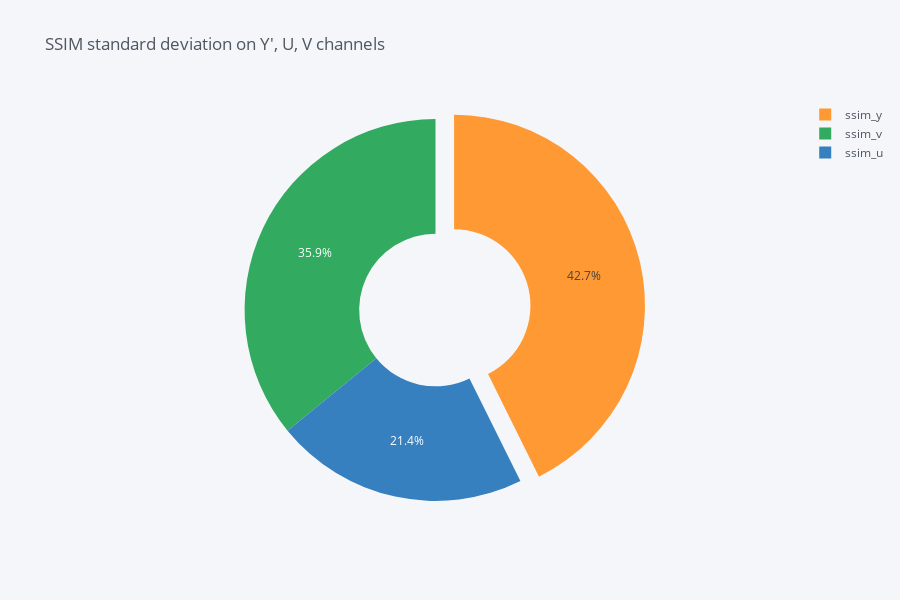

Notebook code cell kept with this figure:
### Code cell
fig = df2.iplot(kind="pie", labels="ssim", values="std", hole=0.4,
          pull=[0.1, 0, 0], title="SSIM standard deviation on Y\', U, V channels", asFigure=True)
fig.update_layout(width=900, height=600)

### Figure 1 — Plotly figure (JSON) as saved in the notebook; plotly's stock layout.template omitted (floating-point values rounded to 4 significant figures)
{"data": [{"hole": 0.4, "labels": ["ssim_y", "ssim_u", "ssim_v"], "marker": {"colors": ["rgba(255, 153, 51, 1.0)", "rgba(55, 128, 191, 1.0)", "rgba(50, 171, 96, 1.0)"]}, "name": "", "pull": [0.1, 0, 0], "type": "pie", "values": [0.01084, 0.005449, 0.009118]}], "layout": {"height": 600, "legend": {"bgcolor": "#F5F6F9", "font": {"color": "#4D5663"}}, "paper_bgcolor": "#F5F6F9", "plot_bgcolor": "#F5F6F9", "title": {"font": {"color": "#4D5663"}, "text": "SSIM standard deviation on Y', U, V channels"}, "width": 900}}
